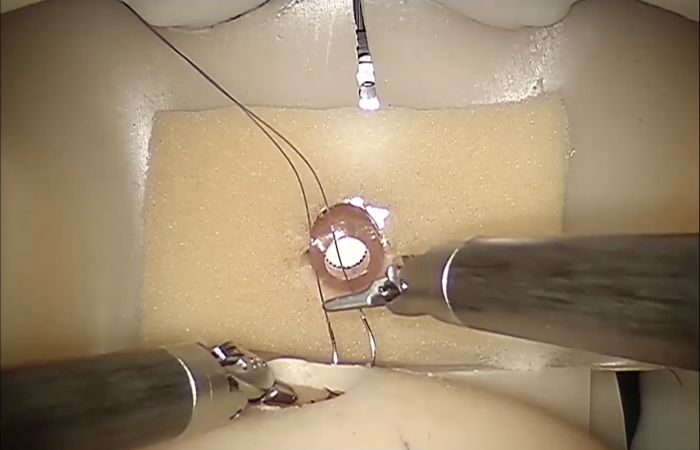
#> input picture left.png, 1400 x 900 px, found by its file name (shown at 1/2 size)
$ python tuning.py
#> lines starting #> are read from the running program, lines starting #| are printed output that depends on the picture
import numpy as np
import cv2


def update(val=0):
    stereo.setBlockSize(cv2.getTrackbarPos('window_size', 'disparity'))
    stereo.setUniquenessRatio(
        cv2.getTrackbarPos('uniquenessRatio', 'disparity'))
    stereo.setSpeckleWindowSize(
        cv2.getTrackbarPos('speckleWindowSize', 'disparity'))
    stereo.setSpeckleRange(cv2.getTrackbarPos('speckleRange', 'disparity'))
    stereo.setDisp12MaxDiff(cv2.getTrackbarPos('disp12MaxDiff', 'disparity'))

    print('computing disparity...')
    disp = stereo.compute(imgL, imgR).astype(np.float32) / 16.0

    # cv2.imshow('left', imgL)
    cv2.imshow('disparity', (disp-min_disp)/num_disp)
    print("Image Updated")
    print()


if __name__ == "__main__":
    window_size = 2
    min_disp = 16
    num_disp = 192-min_disp*5
    blockSize = window_size
    uniquenessRatio = 1
    speckleRange = 50
    speckleWindowSize = 200
    disp12MaxDiff = 200
    P1 = 600
    P2 = 2400
    imgL = cv2.imread('./data/raw_data/left.png')
#> imgL is the input picture: shape (900, 1400, 3); mean B, G, R 109.1, 136.7, 156
    imgR = cv2.imread('./data/raw_data/right.png')
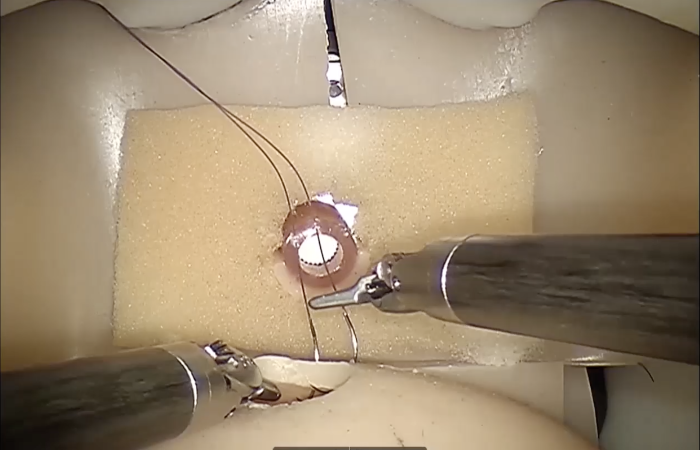
#> input picture right.png, 1400 x 900 px, found by its file name (shown at 1/2 size)
#> imgR is the input picture: shape (900, 1400, 3); mean B, G, R 111.4, 136.8, 154.9
    cv2.namedWindow('disparity')
    cv2.createTrackbar('speckleRange', 'disparity', speckleRange, 100, update)
    cv2.createTrackbar('window_size', 'disparity', window_size, 21, update)
    cv2.createTrackbar('speckleWindowSize', 'disparity',
                       speckleWindowSize, 200, update)
    cv2.createTrackbar('uniquenessRatio', 'disparity',
                       uniquenessRatio, 50, update)
    cv2.createTrackbar('disp12MaxDiff', 'disparity',
                       disp12MaxDiff, 250, update)
    cv2.createTrackbar('P1', 'disparity', P1, 5000, update)
    cv2.createTrackbar('P2', 'disparity', P2, 5000, update)
    stereo = cv2.StereoSGBM_create(
        minDisparity=min_disp,
        numDisparities=num_disp,
        blockSize=window_size,
        uniquenessRatio=uniquenessRatio,
        speckleRange=speckleRange,
        speckleWindowSize=speckleWindowSize,
        disp12MaxDiff=disp12MaxDiff,
        P1=P1,
        P2=P2
    )
    update()
#> in update, `disp = stereo.compute(imgL, imgR).astype(np.float32) / 16.0`:
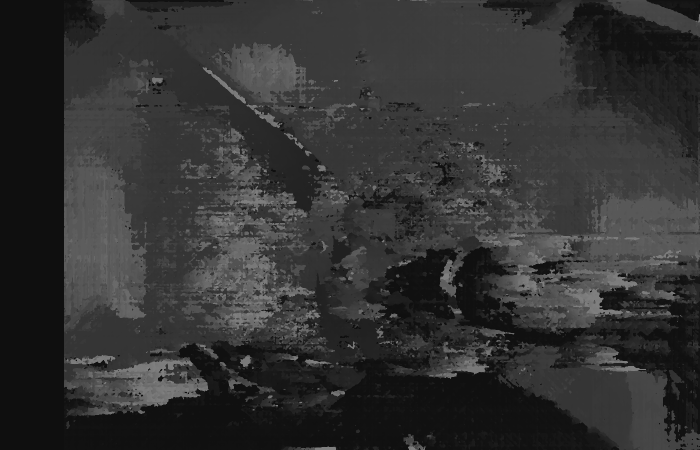
#> disp: shape (900, 1400) float32 (shown at 1/2 size); min 15, max 127, mean 50.9
#> in update, `cv2.imshow('disparity', (disp-min_disp)/num_disp)`:
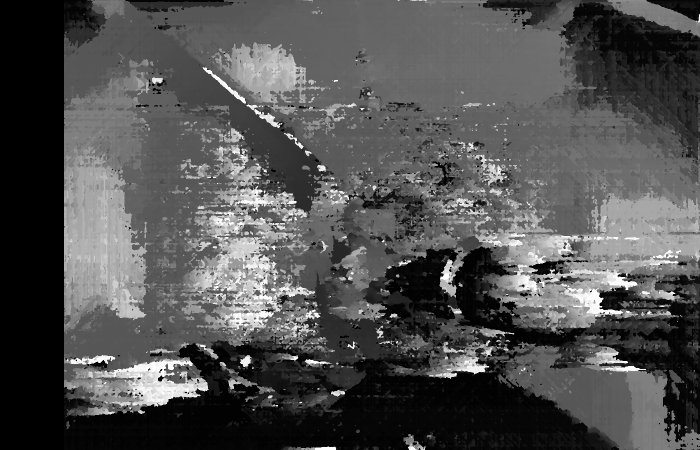
#> window 'disparity': shape (900, 1400) float32 (shown at 1/2 size); min -0.00893, max 0.991, mean 0.311; drawn with min black and max white
    cv2.waitKey()
